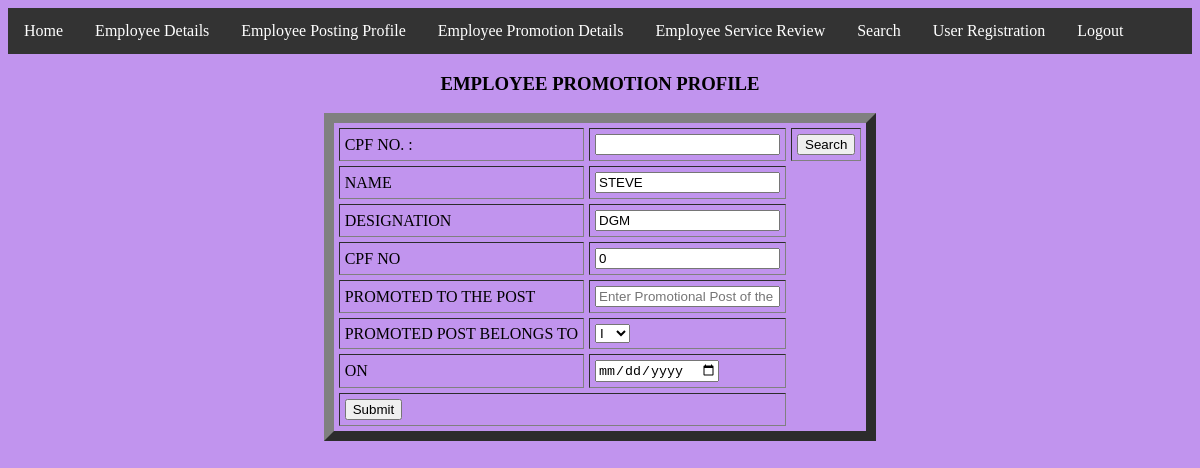
The app's page /prom_entry.php (signed in) with its own data.
### tables this page shows
CREATE TABLE `emp_tb` (
  `id` int(50) NOT NULL,
  `name` varchar(70) NOT NULL,
  `designation` varchar(50) NOT NULL,
  `cpf` int(50) NOT NULL,
  `gender` varchar(50) NOT NULL,
  `dob` date NOT NULL,
  `doa` date NOT NULL,
  `dop` date NOT NULL,
  `category` varchar(50) NOT NULL,
  `employee_type` varchar(50) NOT NULL,
  `office_name` varchar(50) NOT NULL,
  `doj_oname` date NOT NULL,
  `post_type` varchar(50) NOT NULL,
  `doj_postarea` date NOT NULL,
  `caste` varchar(50) NOT NULL,
  `subcaste` varchar(50) NOT NULL,
  `ph_status` varchar(50) NOT NULL,
  `exsm_status` varchar(50) NOT NULL,
  `religion` varchar(50) NOT NULL,
  `p_zone` varchar(50) NOT NULL,
  `c_zone` varchar(50) NOT NULL,
  `c_region` varchar(50) NOT NULL,
  `edu_quali` varchar(50) NOT NULL,
  `dor` date NOT NULL,
  `remarks` varchar(100) NOT NULL
);

### prom_entry.php (the view, shortened to what this page needs)
<?php
if($_SESSION['uname']==true && $_SESSION['u_type']=="s_user")
{
include 's_menu.php';?>
<html>
<head>
</head>
<body bgcolor="skyblue">
<center>
<table border ="10" cellpadding ="5" cellspacing ="5">
<form action="#" method ="request">
<h3> EMPLOYEE PROMOTION PROFILE</h3>
<tr> <td> CPF NO. : </td><td><input  type="search" name="cpf"> </td>
<td><input  type="submit" name="submit" value="Search">
<?php
$servername = "localhost";
$username = "root";
$password = "";
$dbname = "emp_db";
$conn = mysqli_connect($servername, $username, $password, $dbname);
$id=$_REQUEST['cpf'];
$query = "SELECT * from emp_tb where cpf='".$id."'";
$result = mysqli_query($conn, $query) or die ( mysqli_error());
$row = mysqli_fetch_assoc($result);
?>
</form>
<form action="insert_prom.php" method="request">
<tr> <td> NAME </td><td><abbr title ="Name"><input type ="text" name="name" readonly value="<?php echo $row['name'];?>" /></td></tr>
<tr> <td> DESIGNATION </td><td><abbr title ="Designation"><input type ="text" readonly name="designation" value="<?php echo $row['designation'];?>" /> </td></tr>
<tr> <td> CPF NO </td><td><abbr title ="CPF No."><input type ="text" name="cpf" readonly value="<?php echo $row['cpf'];?>" /></td></tr>
<tr> <td>  PROMOTED TO THE POST </td><td><abbr title =" Promotion"><input type ="text" name="prom_post" placeholder ="Enter Promotional Post of the Employee" required</td></tr>
<tr> <td>  PROMOTED POST BELONGS TO </td><td><abbr title =" Promotion Category">
<select name="category">
<option name="category" value ="I">I</option>
</select>
</td></tr>
<tr> <td> ON </td><td><abbr title ="Date from which promoted"><input type ="date" name="from_date"</td>
<tr><td colspan ="2" align "center"> <input type ="submit" name="submit" value="Submit"></td></tr>
</table>
</center>
<?php
}
else
{
	echo "Sorry! Please Login first with proper Username & Password<a href=Login.php>Login</a>";
}
?>
</body>
</html>

### records on screen
emp_tb: name "STEVE", designation "DGM", cpf "0"
